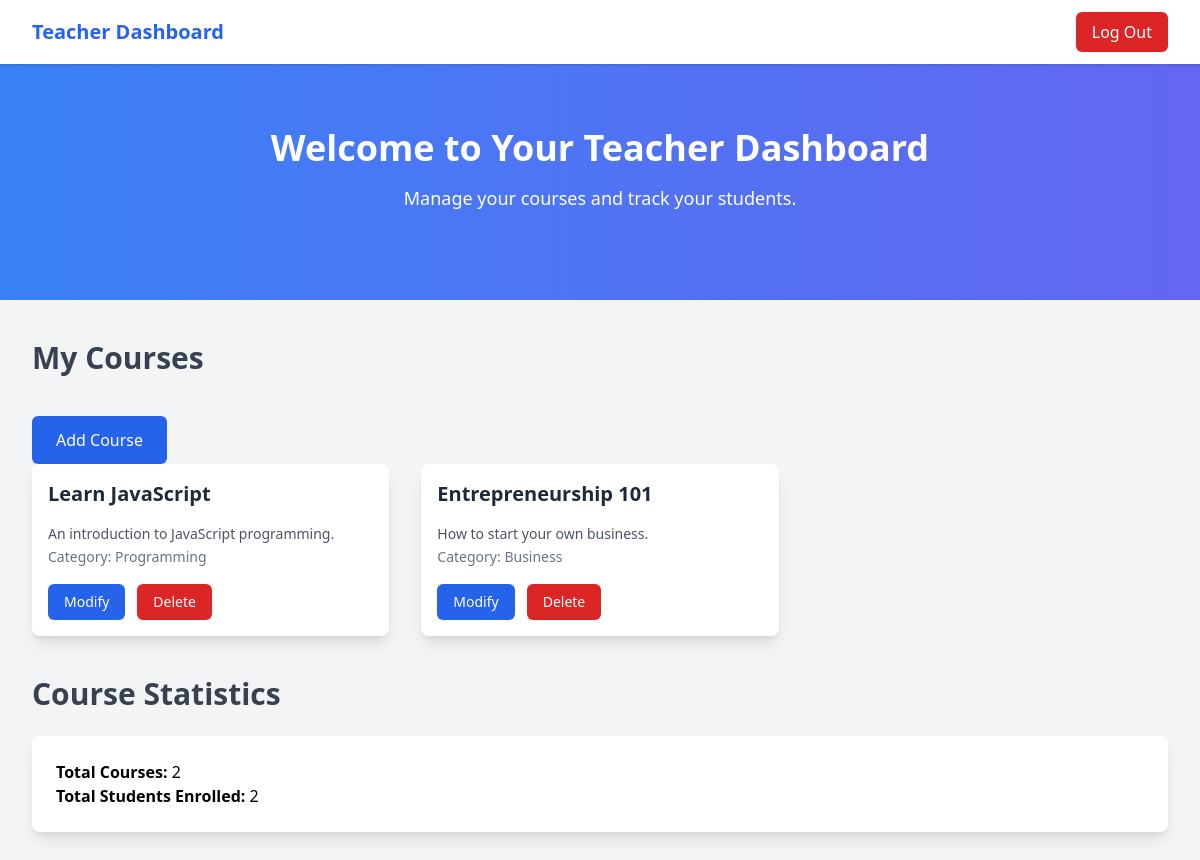
Page /dashbord-teacher.php (signed in) on the committed database.
### tables this page shows
CREATE TABLE courses (
    course_id INT AUTO_INCREMENT PRIMARY KEY,
    title VARCHAR(255) NOT NULL,
    description TEXT,
    content TEXT, 
    category_id INT,
    teacher_id INT NOT NULL, 
    created_at TIMESTAMP DEFAULT CURRENT_TIMESTAMP,
    FOREIGN KEY (category_id) REFERENCES categories(category_id),
    FOREIGN KEY (teacher_id) REFERENCES users(user_id)
);

CREATE TABLE categories (
    category_id INT AUTO_INCREMENT PRIMARY KEY,
    name VARCHAR(100) NOT NULL UNIQUE
);

### backend/teacher.php (called while the page is built, shortened)
<?php
class Enseignant  extends User {
    private $pdo;
    public function __construct() {
        $this->pdo = new PDO('mysql:host=localhost;dbname=Youdemy', 'root', '');
    }
    public function getCourseStatistics($teacher_id) {
        $sql = "SELECT COUNT(c.course_id) AS total_courses,
                       COUNT(e.student_id) AS total_students
                FROM courses c
                LEFT JOIN enrollments e ON c.course_id = e.course_id
                WHERE c.teacher_id = :teacher_id";
        $stmt = $this->pdo->prepare($sql);
        $stmt->execute([':teacher_id' => $teacher_id]);
        return $stmt->fetch(PDO::FETCH_ASSOC);
    }
    public function getCoursesByTeacher($teacher_id) {
        $sql = "SELECT c.course_id, c.title, c.description, cat.name AS category_name
                FROM courses c
                JOIN categories cat ON c.category_id = cat.category_id
                WHERE c.teacher_id = :teacher_id";
        $stmt = $this->pdo->prepare($sql);
        $stmt->execute([':teacher_id' => $teacher_id]);
        return $stmt->fetchAll(PDO::FETCH_ASSOC);
    }
}
?>

### public/dashbord-teacher.php (the view, shortened to what this page needs)
<?php
$teacher_id = $_SESSION['student_id'];
require_once '../backend/teacher.php';
$courseManager = new Enseignant();
try {
    $courses = $courseManager->getCoursesByTeacher($teacher_id);
} catch (Exception $e) {
    $error = "Error fetching courses: " . $e->getMessage();
}
$stats = $courseManager->getCourseStatistics($teacher_id);
?>
<!DOCTYPE html>
<html lang="en">
<head>
    <script src="https://cdn.tailwindcss.com"></script>
</head>
<body class="bg-gray-100">
    <nav class="bg-white shadow sticky top-0 z-50">
        <div class="max-w-7xl mx-auto px-4 sm:px-6 lg:px-8">
            <div class="flex justify-between items-center h-16">
                <a href="#" class="text-xl font-bold text-blue-600 hover:text-blue-800">Teacher Dashboard</a>
                <div class="flex space-x-4">
                    <a href="../backend/athentification/logout.php">
                        <button class="text-white bg-red-600 px-4 py-2 rounded-md hover:bg-red-700">
                            Log Out
                        </button>
                    </a>
                </div>
            </div>
        </div>
    </nav>
    <header class="bg-gradient-to-r from-blue-500 to-indigo-500 text-white py-16">
        <div class="max-w-7xl mx-auto px-4 text-center">
            <h1 class="text-4xl font-extrabold mb-4">Welcome to Your Teacher Dashboard</h1>
            <p class="text-lg font-medium mb-6">Manage your courses and track your students.</p>
        </div>
    </header>
    <main class="py-10">
        <div class="max-w-7xl mx-auto px-4 sm:px-6 lg:px-8">
            <h2 class="text-3xl font-bold text-gray-700 mb-6">My Courses</h2>
            <button id="openModalButton" class="bg-blue-600 text-white px-6 py-3 rounded-md mt-4">Add Course</button>
            <div class="grid grid-cols-1 sm:grid-cols-2 md:grid-cols-3 gap-8">
    <?php if (!empty($courses)): ?>
        <?php foreach ($courses as $course): ?>
            <div class="bg-white shadow-lg rounded-lg overflow-hidden p-4 hover:shadow-xl transition-shadow duration-300 ease-in-out">
                <div class="space-y-4">
                    <h3 class="text-xl font-semibold text-gray-800"><?= htmlspecialchars($course['title']) ?></h3>
                    <p class="text-sm text-gray-600"><?= htmlspecialchars($course['description']) ?></p>
                    <span class="text-sm text-gray-500">Category: <?= htmlspecialchars($course['category_name']) ?></span>
                    <div class="flex space-x-3 mt-4">
                        <a href="../public/edite-cours.php?id=<?= htmlspecialchars($course['course_id']) ?>" class="bg-blue-600 text-white text-sm px-4 py-2 rounded-md text-center hover:bg-blue-700 transition duration-200">
                            Modify
                        </a>
                        <form action="#" method="POST" class="flex-1">
                            <button type="submit" name="delete_course" class="bg-red-600 text-white text-sm px-4 py-2 rounded-md text-center hover:bg-red-700 transition duration-200">
                                Delete
                            </button>
                        </form>
                    </div>
                </div>
            </div>
        <?php endforeach; ?>
    <?php else: ?>
        <p class="text-gray-600">You don't have any courses yet. Start by adding a new one!</p>
    <?php endif; ?>
</div>
            <h2 class="text-3xl font-bold text-gray-700 mt-10 mb-6">Course Statistics</h2>
            <div class="bg-white shadow-lg rounded-lg p-6">
                <p><strong>Total Courses:</strong> <?= htmlspecialchars($stats['total_courses']) ?></p>
                <p><strong>Total Students Enrolled:</strong> <?= htmlspecialchars($stats['total_students']) ?></p>
            </div>
        </div>
    </main>
</body>
</html>

### rows in the picture
courses: title "Learn JavaScript", description "An introduction to JavaScript programming.", category.name "Programming"
courses: title "Entrepreneurship 101", description "How to start your own business.", category.name "Business"

### other values in the picture
$stats['total_courses'] "2"
$stats['total_students'] "2"
